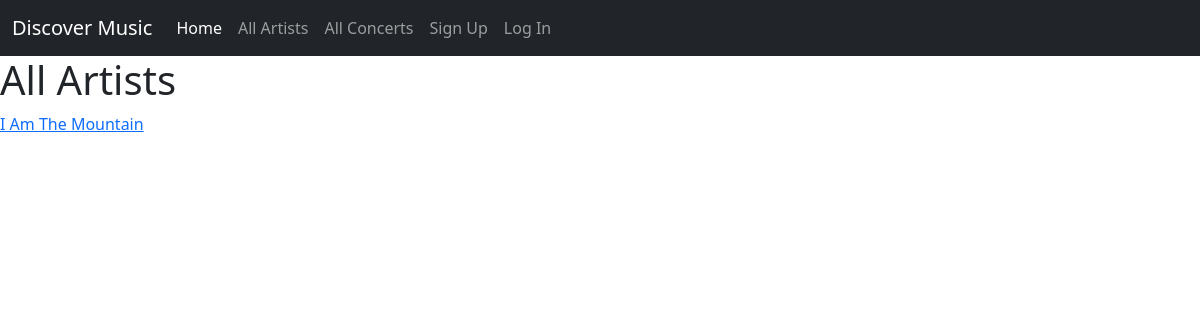
The page /artist on the database as committed earlier.
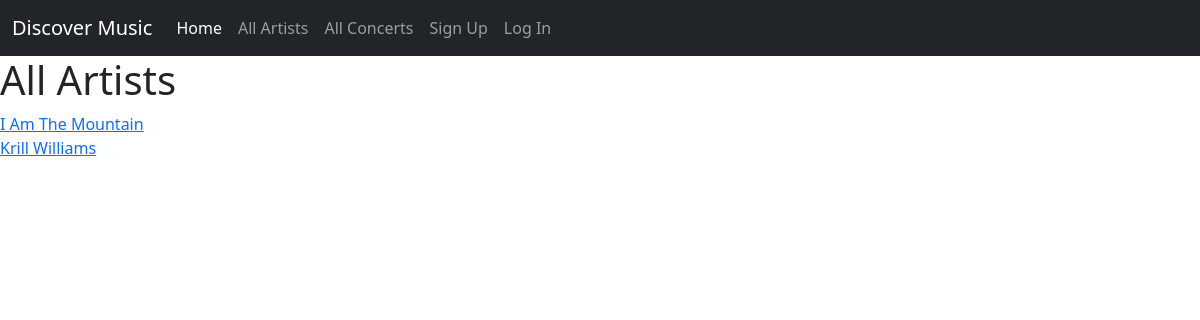
The same page on the database as committed later.
### concert_app/models.py (models this page shows, shortened)
class Artist(db.Model):
    id = db.Column(db.Integer, primary_key=True)
    name = db.Column(db.String(80), nullable=False)
    hometown = db.Column(db.String(80), nullable=False)
    image = db.Column(URLType)
    genre = db.Column(db.String(80), nullable=False)
    biography = db.Column(db.String(250), nullable=False)
    upcoming_concerts = db.relationship('Concert', back_populates='artist_playing')
    fans = db.relationship(
        'User', secondary='user_artist', back_populates='favourites')
    def __repr__(self):
        return f'{self.name}'

### concert_app/main/routes.py (the view)
@main.route('/artist')
def all_artists():
    all_artists = Artist.query.all()
    print(all_artists)
    return render_template('all_artists.html', all_artists=all_artists)

### concert_app/templates/all_artists.html
{% extends 'base.html' %}
{% block content %}
<h1>All Artists</h1>
{% for artist in all_artists %}
<div class="artist">
    <a href="/artist/{{ artist.id }}">{{ artist.name }}</a>
</div>
{% endfor %}
{% endblock %}

Rows that differ between the two databases and show on the page:
added Artist: name "Krill Williams"
